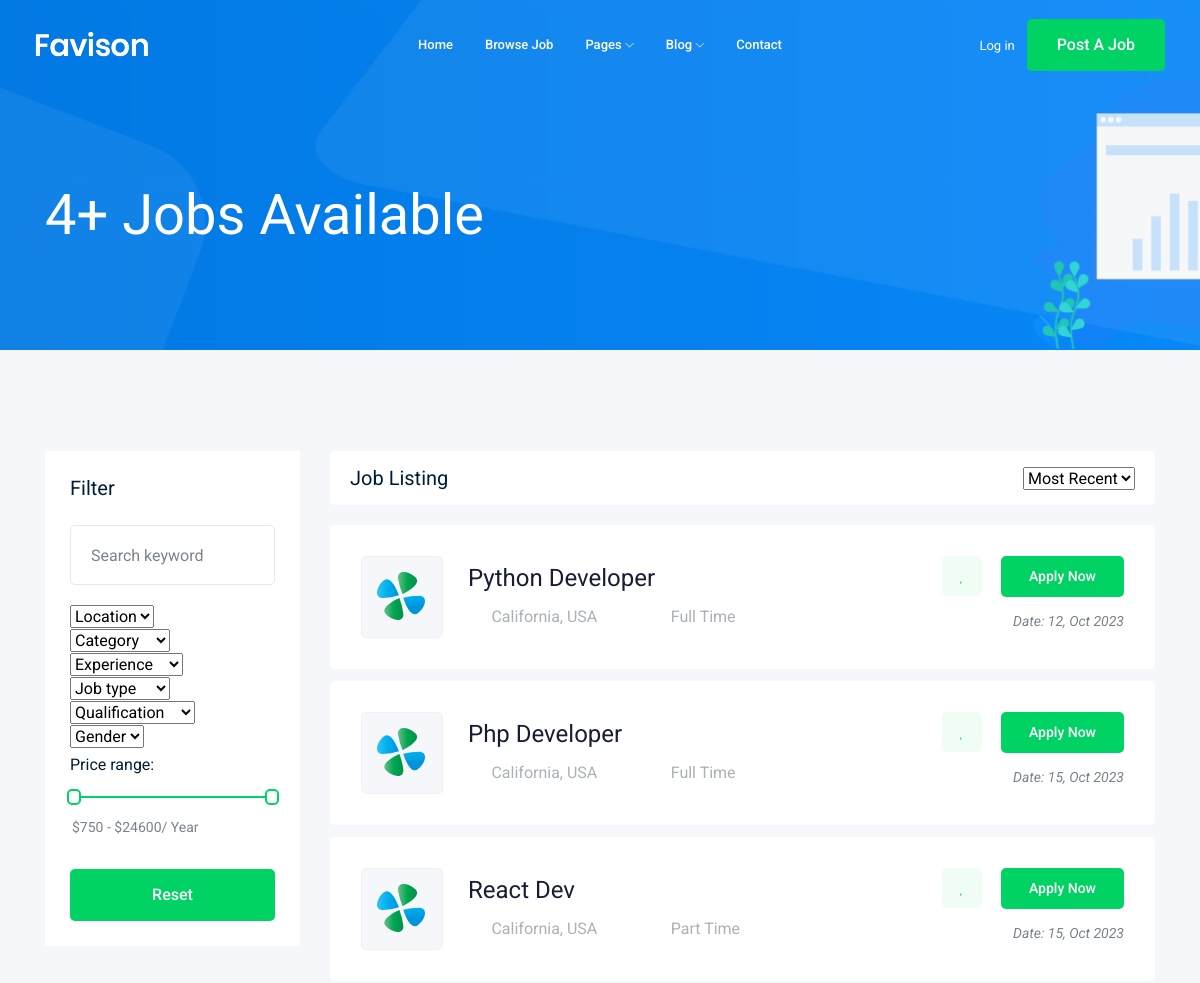
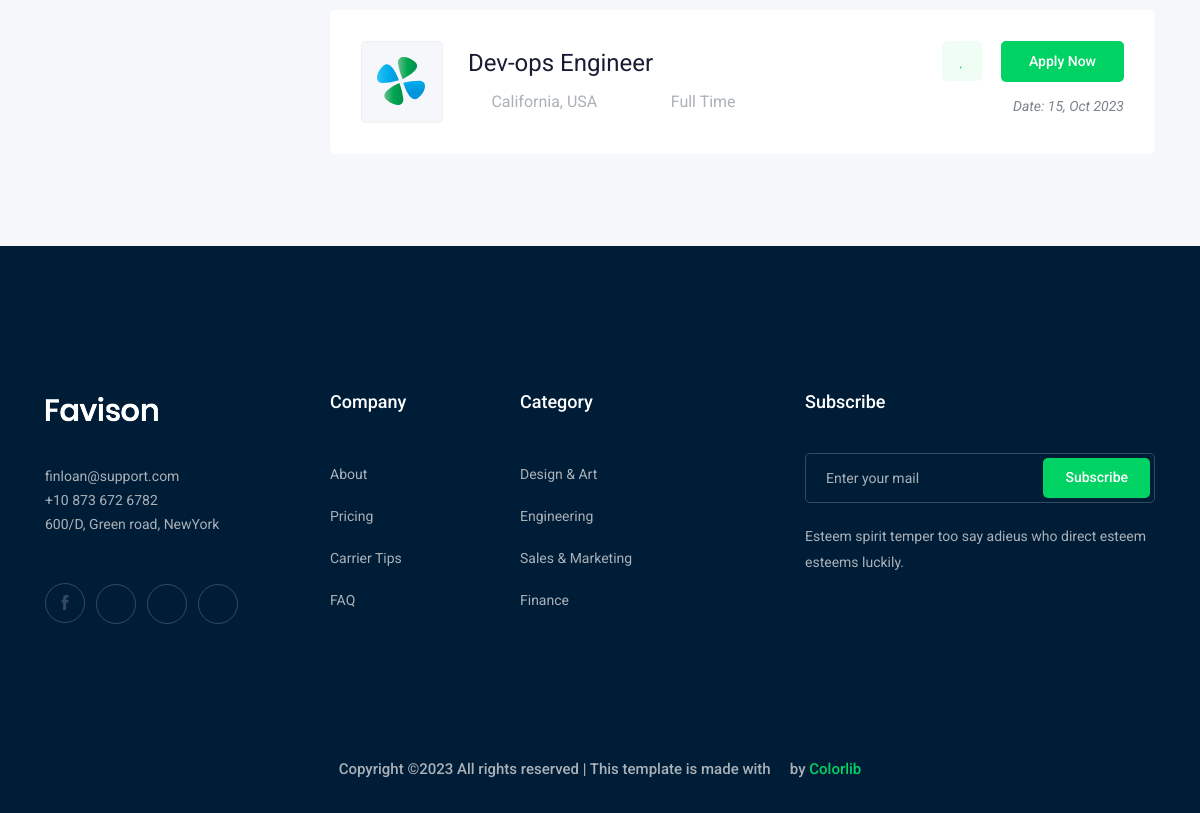
Screenshot of /jobs/ with the database file from the repository (2 pictures, top to bottom).
### jobs/models.py (models this page shows, shortened)
class jobs (models.Model): #table
    owner = models.ForeignKey('auth.User', on_delete=models.CASCADE)
    title = models.CharField(max_length=100) #column
    job_type = models.CharField(max_length=30, choices=JOB_TYPES)
    description = models.TextField(max_length=1000)
    published_at = models.DateTimeField(auto_now=True)
    vacancy=models.IntegerField(default=1)
    salary= models.IntegerField(default=0)
    experience=models.IntegerField(default=1)
    category = models.ForeignKey('Category', on_delete=models.CASCADE)
    image = models.ImageField(upload_to='jobs/')
    slug = models.SlugField(null=True, blank=True)

### jobs/views.py (the view)
# urls.py: path('', views.job_list , name='job_list'),
def job_list(request):
    job_list = jobs.objects.all()
    paginator = Paginator(job_list, 25)
    page_number = request.GET.get('page')
    page_obj = paginator.get_page(page_number)
    context = {'jobs': page_obj}
    return render(request, 'job/job_list.html', context)

### jobs/templates/job/job_list.html (shortened to what this page needs)
{% extends 'base.html' %}
{% block body %}
    <div class="bradcam_area bradcam_bg_1">
        <div class="container">
            <div class="row">
                <div class="col-xl-12">
                    <div class="bradcam_text">
                        <h3>{{jobs|length}}+ Jobs Available</h3>
                    </div>
                </div>
            </div>
        </div>
    </div>
    <div class="job_listing_area plus_padding">
        <div class="container">
            <div class="row">
                <div class="col-lg-3">
                    <div class="job_filter white-bg">
                        <div class="form_inner white-bg">
                            <h3>Filter</h3>
                            <form action="#">
                                <div class="row">
                                    <div class="col-lg-12">
                                        <div class="single_field">
                                            <input type="text" placeholder="Search keyword">
                                        </div>
                                    </div>
                                    <div class="col-lg-12">
                                        <div class="single_field">
                                            <select class="wide">
                                                <option data-display="Location">Location</option>
                                            </select>
                                        </div>
                                    </div>
                                    <div class="col-lg-12">
                                        <div class="single_field">
                                            <select class="wide">
                                                <option data-display="Category">Category</option>
                                            </select>
                                        </div>
                                    </div>
                                    <div class="col-lg-12">
                                        <div class="single_field">
                                            <select class="wide">
                                                <option data-display="Experience">Experience</option>
                                            </select>
                                        </div>
                                    </div>
                                    <div class="col-lg-12">
                                        <div class="single_field">
                                            <select class="wide">
                                                <option data-display="Job type">Job type</option>
                                            </select>
                                        </div>
                                    </div>
                                    <div class="col-lg-12">
                                        <div class="single_field">
                                            <select class="wide">
                                                <option data-display="Qualification">Qualification</option>
                                            </select>
                                        </div>
                                    </div>
                                    <div class="col-lg-12">
                                        <div class="single_field">
                                            <select class="wide">
                                                <option data-display="Gender">Gender</option>
                                            </select>
                                        </div>
                                    </div>
                                </div>
                            </form>
                        </div>
                        <div class="range_wrap">
                            <label for="amount">Price range:</label>
                            <div id="slider-range"></div>
                            <p>
                                <input type="text" id="amount" readonly style="border:0; color:#7A838B; font-size: 14px; font-weight:400;">
                            </p>
                        </div>
                        <div class="reset_btn">
                            <button  class="boxed-btn3 w-100" type="submit">Reset</button>
                        </div>
                    </div>
                </div>
                <div class="col-lg-9">
                    <div class="recent_joblist_wrap">
                        <div class="recent_joblist white-bg ">
                            <div class="row align-items-center">
                                <div class="col-md-6">
                                    <h4>Job Listing</h4>
                                </div>
                                <div class="col-md-6">
                                    <div class="serch_cat d-flex justify-content-end">
                                        <select>
                                            <option data-display="Most Recent">Most Recent</option>
                                        </select>
                                    </div>
                                </div>
                            </div>
                        </div>
                    </div>
                    <div class="job_lists m-0">
                        <div class="row">
                            {%for job in jobs %}
                            <div class="col-lg-12 col-md-12">
                                <div class="single_jobs white-bg d-flex justify-content-between">
                                    <div class="jobs_left d-flex align-items-center">
                                        <div class="thumb">
                                            <img src="img/svg_icon/1.svg" alt="">
                                        </div>
                                        <div class="jobs_conetent">
                                            <a href="{% url 'jobs:job_detail' job.slug %}"><h4>{{job.title}}</h4></a>
                                            <div class="links_locat d-flex align-items-center">
                                                <div class="location">
                                                    <p> <i class="fa fa-map-marker"></i> California, USA</p>
                                                </div>
                                                <div class="location">
                                                    <p> <i class="fa fa-clock-o"></i> {{job.job_type}}</p>
                                                </div>
                                            </div>
                                        </div>
                                    </div>
                                    <div class="jobs_right">
                                        <div class="apply_now">
                                            <a class="heart_mark" href="#"> <i class="fa fa-heart"></i> </a>
                                            <a href="{% url 'jobs:job_detail' job.slug %}" class="boxed-btn3">Apply Now</a>
                                        </div>
                                        <div class="date">
                                            <p>Date: {{job.published_at |date:"d, M o" }}</p>
                                        </div>
                                    </div>
                                </div>
                            </div>
                            {% endfor %}
                        </div>
                    </div>
                </div>
            </div>
        </div>
    </div>
{% endblock body %}

### rows the page displays
jobs: title "Python Developer", job_type "Full Time", published_at "12, Oct 2023"
jobs: title "Php Developer", job_type "Full Time", published_at "15, Oct 2023"
jobs: title "React Dev", job_type "Part Time", published_at "15, Oct 2023"
jobs: title "Dev-ops Engineer", job_type "Full Time", published_at "15, Oct 2023"

### other values shown
{{ jobs|length }} "4"
